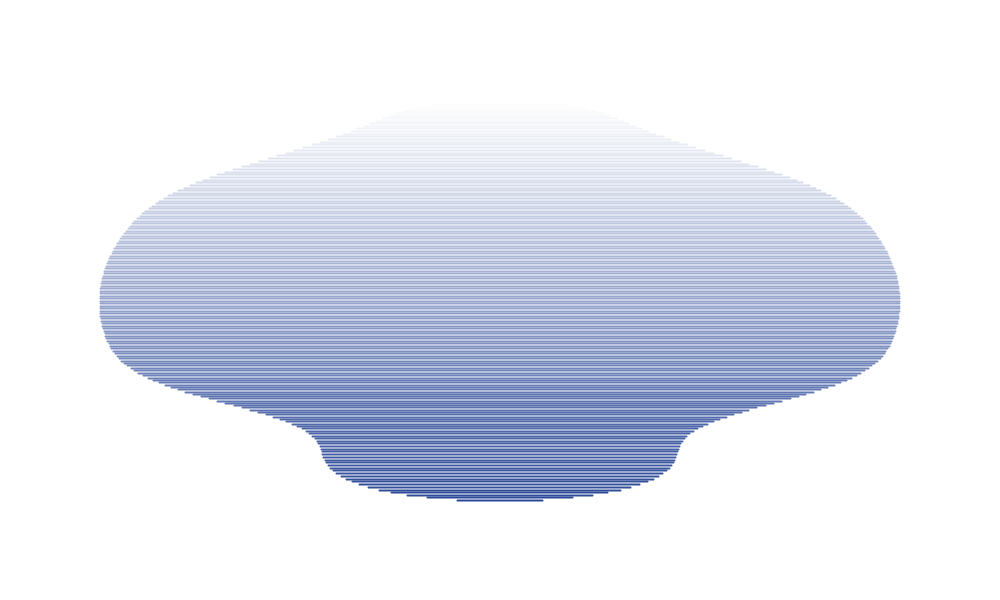
Frame 1 (no input)
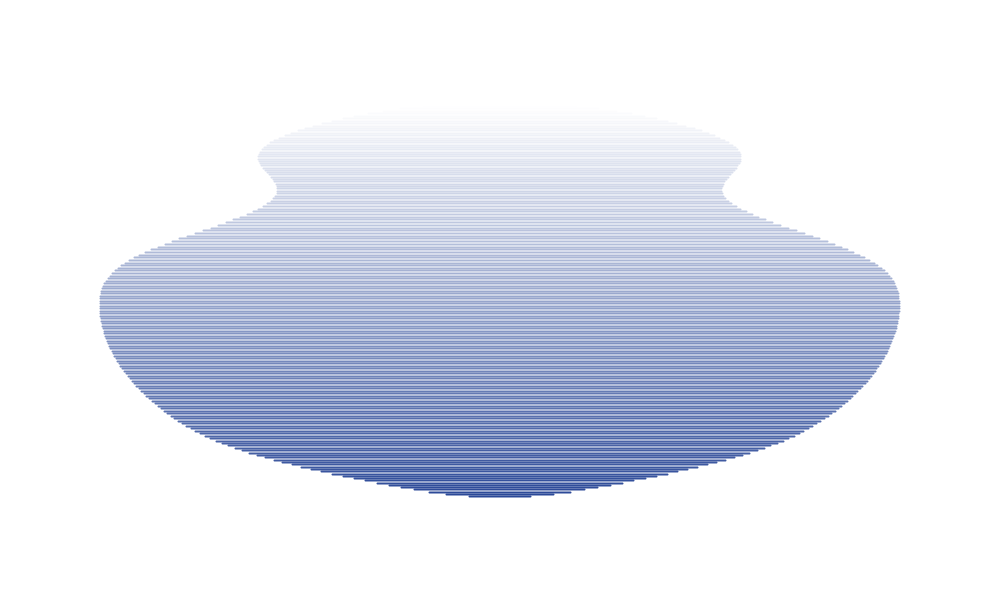
Frame 60 (the mouse pressed at the canvas centre just before this capture)
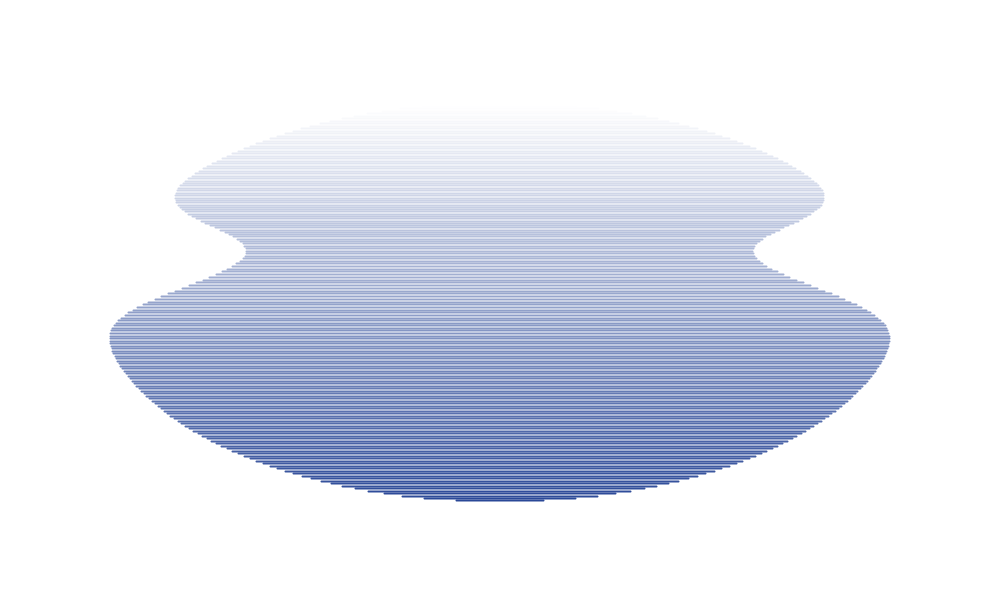
Frame 120 (the mouse held since frame 60 and released just before this capture)

The Processing sketch that drew these frames (run headless with seeded random() and noise(); from frame 60 on, the mouse is pressed at the canvas centre):

// Processing sketch: Bouchardon_Julie
// ── Bouchardon_Julie.pde
/**
 * Julie Bouchardon
 * 
 */

void setup() {
  size(1000, 600);
  noFill();
  strokeWeight(2);
}

void draw() {
  background(255);
  translate(width /2, height /2); //position
  float radius = 200; //taille
  float step = 2.5; //densité
  for (float y = -radius + step /2; y <= radius - step /2; y += step) {
    float wave = abs(pow(sin(y * 0.010 + frameCount * 0.2), 10)); // taille vague, vitesse vague 
    float wy = y - map(wave, 0, 1, -step, step);
    float X = sqrt(sq(radius) - sq(y)) * map(wave, 0, 1, 2, 1.3); //longeur/largeur vague,force vague
    float cRate = map(y, -radius + step, radius + step, 0, 1); //dégradé
    stroke(lerpColor(color(255, 255, 255), color(40, 70, 150), cRate)); //couleur haut/bas

    beginShape();
    for (float x = -X; x <= X; x += 1) {
      vertex(x, wy);
    }
    endShape();
  }
}
